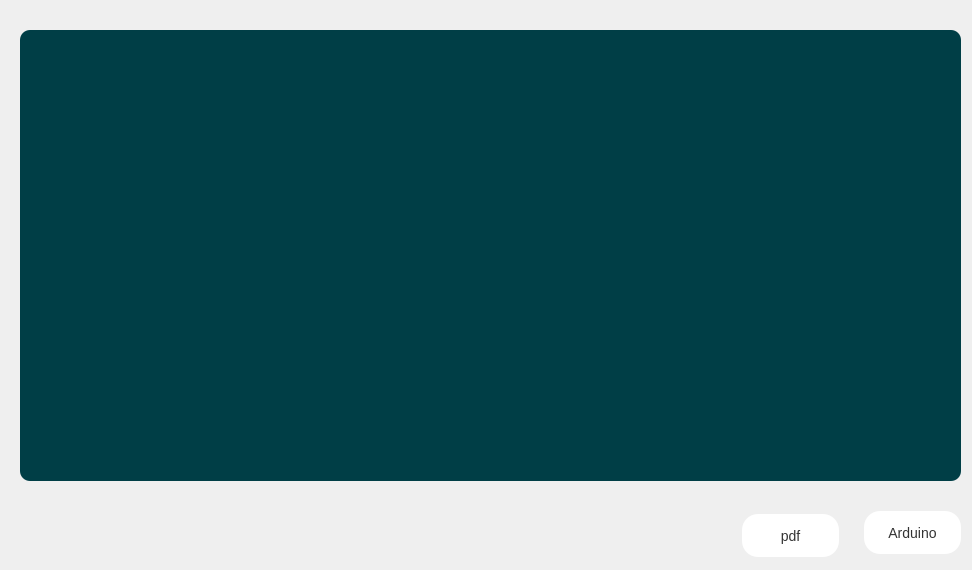
      <widget class="QWidget" name="tab_10">
       <attribute name="title">
        <string>Benevole</string>
       </attribute>
       <widget class="QTableView" name="liste">
        <property name="geometry">
         <rect>
          <x>20</x>
          <y>30</y>
          <width>941</width>
          <height>451</height>
         </rect>
        </property>
        <property name="styleSheet">
         <string notr="true">QTableView {
  background-color: #003e46;
  color: white;
  border-radius: 10px;
}

QTableView::item {
  padding: 4px;
  border: none;
}

QTableView::item:selected {
  background-color: #19666f;
  color: white;
}

QHeaderView::section {
  background-color: #003e46;
  color: white;
  padding: 4px;
  border: none;
}</string>
        </property>
       </widget>
       <widget class="QPushButton" name="pdf">
        <property name="geometry">
         <rect>
          <x>740</x>
          <y>510</y>
          <width>101</width>
          <height>51</height>
         </rect>
        </property>
        <property name="styleSheet">
         <string notr="true">QPushButton {
   background-color: #fff;
   border: none;
   color: #333;
   padding: 10px 20px;
   text-align: center;
   text-decoration: none;
   display: inline-block;
   font-size: 14px;
   margin: 4px 2px;
   cursor: pointer;
   border-radius: 16px;

}

QPushButton:hover {
   background-color: #EF829B;
}


QPushButton::pressed
{
	background-color: #EF829B;

}</string>
        </property>
        <property name="text">
         <string>pdf</string>
        </property>
        <property name="icon">
         <iconset>
          <normaloff>../gestion_benevole/resource/pdf-svgrepo-com.svg</normaloff>../gestion_benevole/resource/pdf-svgrepo-com.svg</iconset>
        </property>
        <property name="iconSize">
         <size>
          <width>28</width>
          <height>28</height>
         </size>
        </property>
        <property name="autoDefault">
         <bool>false</bool>
        </property>
       </widget>
       <widget class="QPushButton" name="pushButton_3">
        <property name="geometry">
         <rect>
          <x>862</x>
          <y>507</y>
          <width>101</width>
          <height>51</height>
         </rect>
        </property>
        <property name="styleSheet">
         <string notr="true">QPushButton {
   background-color: #fff;
   border: none;
   color: #333;
   padding: 10px 20px;
   text-align: center;
   text-decoration: none;
   display: inline-block;
   font-size: 14px;
   margin: 4px 2px;
   cursor: pointer;
   border-radius: 16px;

}

QPushButton:hover {
   background-color: #EF829B;
}


QPushButton::pressed
{
	background-color: #EF829B;

}</string>
        </property>
        <property name="text">
         <string>Arduino</string>
        </property>
       </widget>
      </widget>
